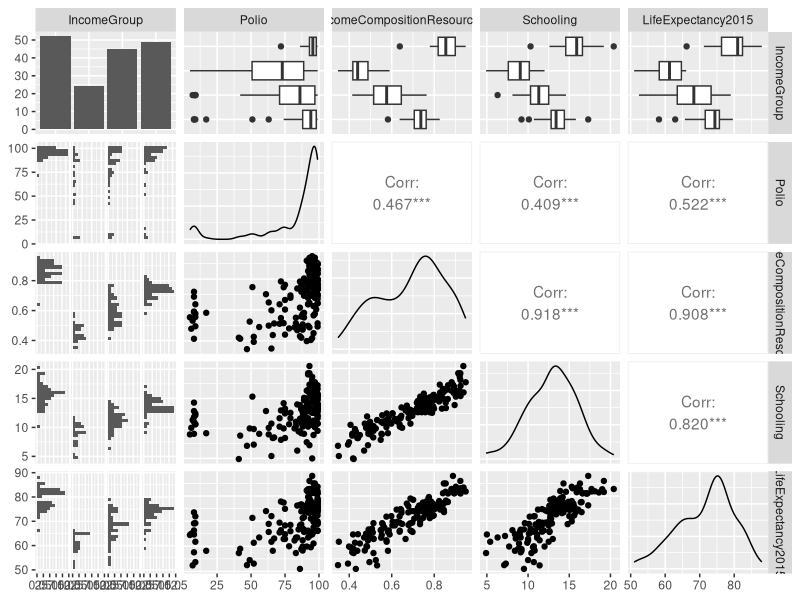
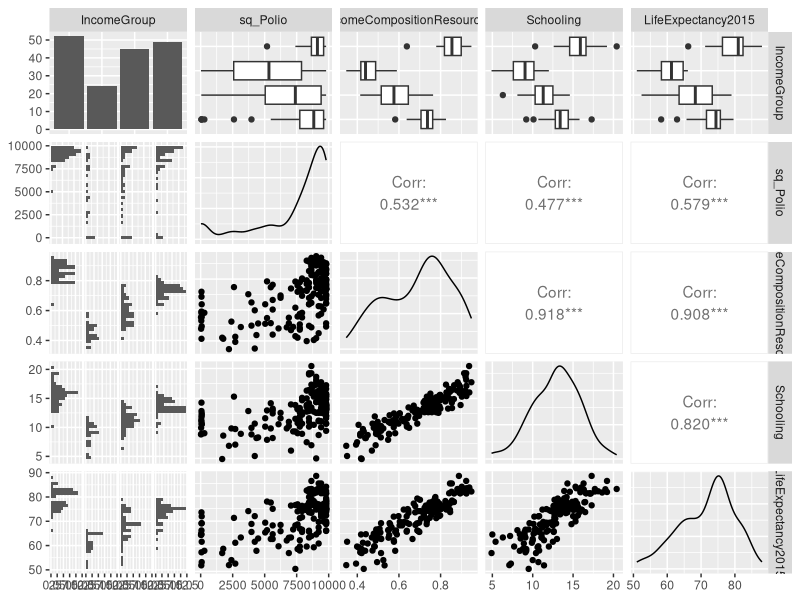
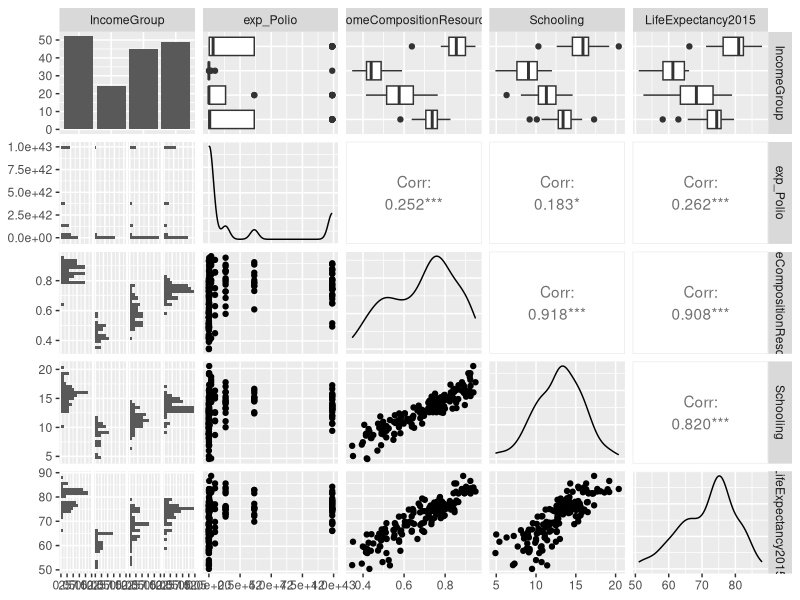
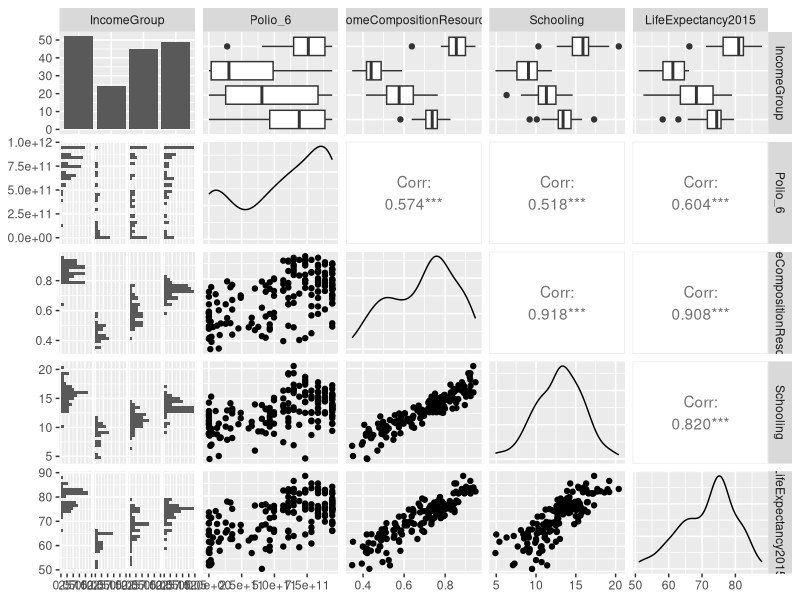
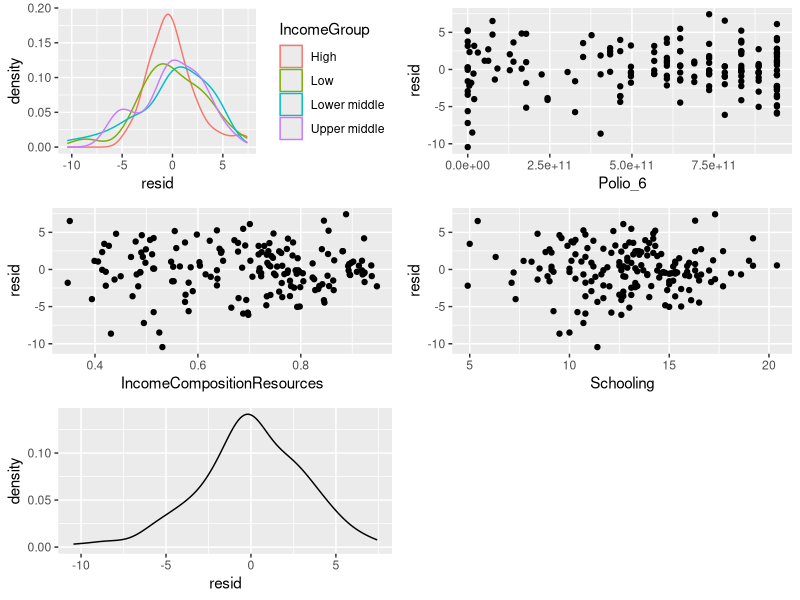
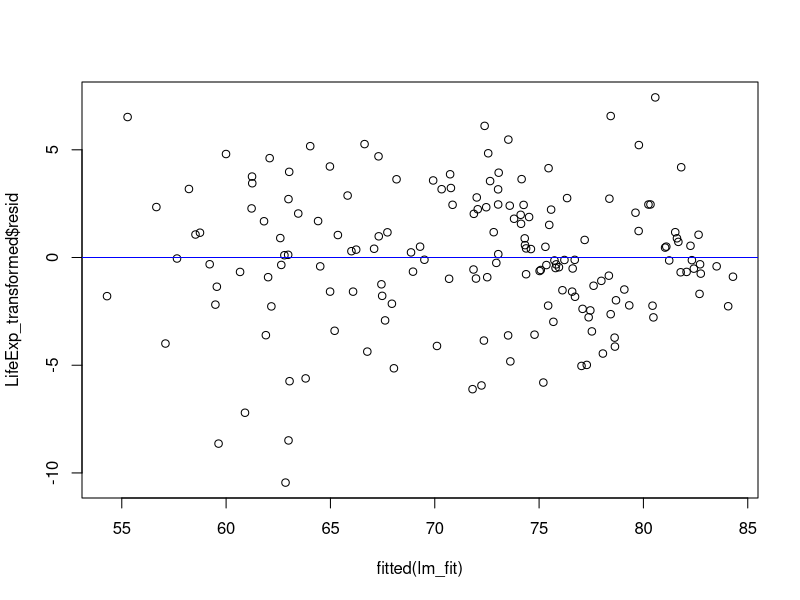
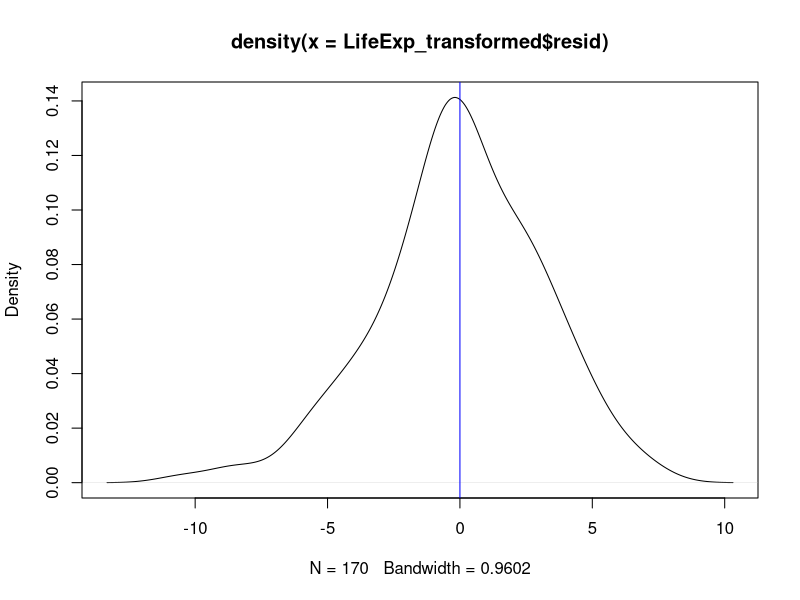
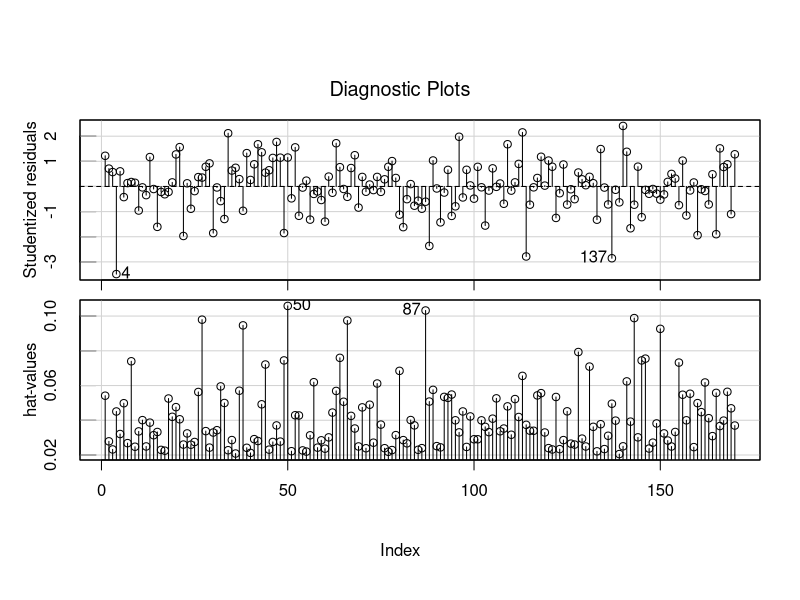

These charts were generated, in order, by the following R code:
## ---- chunk 1
knitr::opts_chunk$set(echo = TRUE)
## ---- chunk 2
library(readxl)
library(readr)
library(dplyr)
library(ggplot2)
library(GGally)
library(car)
library(gridExtra)
## ---- chunk 3
# Load the data
LifeExp   <- read_excel("LifeExpectancy.xlsx")
varkeep   <- c(4,12,19,20,5)
LifeExp   <- LifeExp %>% 
  dplyr::select(names(LifeExp)[varkeep]) %>% 
  na.omit()
## ---- chunk 4
ggpairs(LifeExp)
## ---- chunk 5
LifeExp_transformed <- LifeExp %>%
  transmute(IncomeGroup = IncomeGroup,
            sq_Polio = Polio^2,
            IncomeCompositionResources = IncomeCompositionResources,
            Schooling = Schooling,
            LifeExpectancy2015 = LifeExpectancy2015)

ggpairs(LifeExp_transformed)
## ---- chunk 6
LifeExp_transformed <- LifeExp %>%
  transmute(IncomeGroup = IncomeGroup,
            exp_Polio = exp(Polio),
            IncomeCompositionResources = IncomeCompositionResources,
            Schooling = Schooling,
            LifeExpectancy2015 = LifeExpectancy2015)

ggpairs(LifeExp_transformed)
## ---- chunk 7
LifeExp_transformed <- LifeExp %>%
  transmute(IncomeGroup = IncomeGroup,
            Polio_6 = Polio^6,
            IncomeCompositionResources = IncomeCompositionResources,
            Schooling = Schooling,
            LifeExpectancy2015 = LifeExpectancy2015)

ggpairs(LifeExp_transformed)
## ---- chunk 8
# fit a model to the transformed data
lm_fit <- lm(LifeExpectancy2015 ~
               IncomeGroup + Polio_6 + IncomeCompositionResources + Schooling,
             data = LifeExp_transformed)

LifeExp_transformed <- LifeExp_transformed %>%
  mutate(resid = residuals(lm_fit))
## ---- chunk 9
# scatter plots of the residuals vs. each quantitative explanatory variable
sp1 <- ggplot(data = LifeExp_transformed,
              mapping = aes(x = resid, color = IncomeGroup))+
  geom_density()

sp2 <- ggplot(data = LifeExp_transformed,
              mapping = aes(x = Polio_6, y = resid))+
  geom_point()

sp3 <- ggplot(data = LifeExp_transformed,
              mapping = aes(x = IncomeCompositionResources, y = resid))+
  geom_point()

sp4 <- ggplot(data = LifeExp_transformed,
              mapping = aes(x = Schooling, y = resid))+
  geom_point()

sp5 <- ggplot(data = LifeExp_transformed, mapping = aes(x = resid))+
  geom_density()

grid.arrange(sp1, sp2, sp3, sp4, sp5, ncol=2)
## ---- chunk 10
plot(fitted(lm_fit), LifeExp_transformed$resid)
abline(0,0, col="blue")
## ---- chunk 11
plot(density(LifeExp_transformed$resid))
abline(v=0, col="blue")
## ---- chunk 12
car::influenceIndexPlot(lm_fit,
                        vars = c("Studentized", "hat"))

# leverage
2 * length(coef(lm_fit)) / nrow(LifeExp_transformed)
## ---- chunk 13
LifeExp_transformed$high_leverage <- "No"
LifeExp_transformed$high_leverage[c(50, 87)] <- "Yes"

p1 <- ggplot(data = LifeExp_transformed,
             mapping = aes(x = Polio_6, y = LifeExpectancy2015,
                           color = high_leverage)) +
  geom_point()

p2 <- ggplot(data = LifeExp_transformed,
             mapping = aes(x = IncomeCompositionResources, y = LifeExpectancy2015,
                           color = high_leverage)) +
  geom_point()

p3 <- ggplot(data = LifeExp_transformed,
             mapping = aes(x = Schooling, y = LifeExpectancy2015,
                           color = high_leverage)) +
  geom_point()

grid.arrange(p1, p2, p3, ncol=2)
## ---- chunk 14
lm_fit_no_high_leverage <- lm(LifeExpectancy2015 ~
                                IncomeGroup + Polio_6 +
                                IncomeCompositionResources + Schooling,
                              data = LifeExp_transformed %>%
                                filter(high_leverage == "No"))
summary(lm_fit)
summary(lm_fit_no_high_leverage)
## ---- chunk 15
summary(lm_fit)
## ---- chunk 16
reduced_fit <- lm(LifeExpectancy2015 ~ Polio_6 +
                    IncomeCompositionResources +
                    Schooling,
                  data = LifeExp_transformed)

anova(reduced_fit, lm_fit)
## ---- chunk 17
vif(lm_fit)
## ---- chunk 18
lm_new <- lm(LifeExpectancy2015 ~
               IncomeGroup + Polio_6 + Schooling,
             data = LifeExp_transformed)
LifeExp_transformed <- LifeExp_transformed %>%
  mutate(new_resid = residuals(lm_new))
## ---- chunk 19
# scatter plot residuals vs. each quantitative explanatory variable
sp1 <- ggplot(data = LifeExp_transformed,
              mapping = aes(x = new_resid, color = IncomeGroup))+
  geom_density()

sp2 <- ggplot(data = LifeExp_transformed,
              mapping = aes(x = Polio_6, y = new_resid))+
  geom_point()

sp3 <- ggplot(data = LifeExp_transformed,
              mapping = aes(x = Schooling, y = new_resid))+
  geom_point()

sp4 <- ggplot(data = LifeExp_transformed, mapping = aes(x = new_resid))+
  geom_density()

grid.arrange(sp1, sp2, sp3, sp4, ncol=2)

# scatter plot against the fitted value
plot(fitted(lm_new), LifeExp_transformed$new_resid)
abline(0,0, col="blue")

# density plot of the residuals
plot(density(LifeExp_transformed$new_resid))
abline(v=0, col="blue")

# diagnostic plots of studentized residuals, and leverage
car::influenceIndexPlot(lm_fit,
                        vars = c("Studentized", "hat"))
# leverage
2 * length(coef(lm_fit)) / nrow(LifeExp_transformed)
## ---- chunk 20
lm_new_no_high_leverage <- lm(LifeExpectancy2015 ~
                                IncomeGroup + Polio_6 + Schooling,
                              data = LifeExp_transformed %>%
                                filter(high_leverage == "No"))
summary(lm_new)
summary(lm_new_no_high_leverage)
## ---- chunk 21
summary(lm_new)
## ---- chunk 22
# calculate leverage and studentized residuals
LifeExp_transformed <- LifeExp_transformed %>%
  mutate(obs_index = row_number(),
         h = hatvalues(lm_new), # ask if need to exclude schooling and make new model
         studres = rstudent(lm_new))

lev_p <- ggplot(data = LifeExp_transformed,
                mapping = aes(x = obs_index, y = h)) +
  geom_point() +
  geom_hline(yintercept = 2 * 4 / nrow(LifeExp_transformed), col = "green") +
  ylim(0, 1) +
  ggtitle("Leverage") +
  theme_bw()

studres_p <- ggplot(data = LifeExp_transformed,
                    mapping = aes(x = obs_index, y = studres)) +
  geom_point() +
  geom_hline(yintercept = 3, col = "blue") +
  geom_hline(yintercept = -3, col = "blue") +
  ggtitle("Studentized Residuals") +
  theme_bw()

grid.arrange(lev_p, studres_p, ncol = 2)
## ---- chunk 23
ggplot(data = LifeExp_transformed,
              mapping = aes(x = obs_index, y = new_resid))+
  geom_point() +
  geom_hline(yintercept = 0, col = "blue")
## ---- chunk 24
paper <- read_excel("Hardwood.xlsx")
## ---- chunk 25
model_d2 <- lm(tensile ~ poly(hardwood, 2, raw = TRUE),
               data = paper)

# summary of the model
summary(model_d2)

# scatter plot of the data with the estimated curve overlaid on top
ggplot(data = paper, mapping = aes(x = hardwood, y = tensile))+
  geom_point() +
  geom_smooth(method = "lm", formula = y ~ poly(x, 2, raw = TRUE))

# plot of the residuals vs. fitted values
paper <- paper %>%
  mutate(resid2 = residuals(model_d2))
plot(fitted(model_d2), paper$resid2)
abline(0,0, col="blue")

# residual sum of squares (RSS)
(RSS <- 4.42^2 * 16)
## ---- chunk 26
model_d3 <- lm(tensile ~ poly(hardwood, 3, raw = TRUE),
               data = paper)

# summary of the model
summary(model_d3)

# scatter plot of the data with the estimated curve overlaid on top
ggplot(data = paper, mapping = aes(x = hardwood, y = tensile))+
  geom_point() +
  geom_smooth(method = "lm", formula = y ~ poly(x, 3, raw = TRUE))

# plot of the residuals vs. fitted values
paper <- paper %>%
  mutate(resid3 = residuals(model_d3))
plot(fitted(model_d3), paper$resid3)
abline(0,0, col="blue")

# residual sum of squares (RSS)
(RSS <- 2.585^2 * 15)
## ---- chunk 27
X <- model.matrix(model_d2)
y <- matrix(paper$tensile)
(beta_hat <- solve( t(X) %*% X) %*% t(X) %*% y) # beta_hat = (X'X)^-1 X'y
(y_hat <- X %*% beta_hat) # y_hat = X * beta_hat
